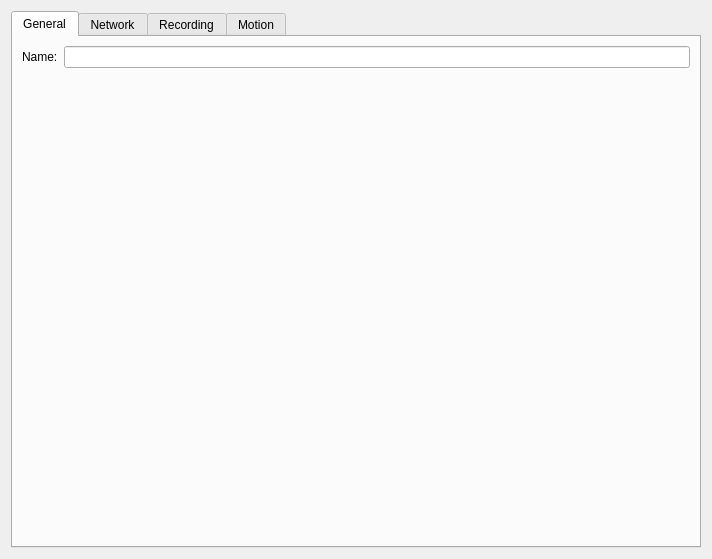
<?xml version="1.0" encoding="UTF-8"?>
<ui version="4.0">
 <class>SingleCameraSettingsWidget</class>
 <widget class="QWidget" name="SingleCameraSettingsWidget">
  <property name="geometry">
   <rect>
    <x>0</x>
    <y>0</y>
    <width>712</width>
    <height>559</height>
   </rect>
  </property>
  <property name="windowTitle">
   <string>Camera settings</string>
  </property>
  <layout class="QVBoxLayout" name="verticalLayout_8">
   <item>
    <widget class="QTabWidget" name="tabWidget">
     <property name="currentIndex">
      <number>0</number>
     </property>
     <widget class="QWidget" name="tabGeneral">
      <attribute name="title">
       <string>General</string>
      </attribute>
      <layout class="QVBoxLayout" name="verticalLayout_3">
       <item>
        <layout class="QHBoxLayout" name="horizontalLayout">
         <item>
          <widget class="QLabel" name="nameLabel">
           <property name="text">
            <string>Name:</string>
           </property>
          </widget>
         </item>
         <item>
          <widget class="QLineEdit" name="nameEdit"/>
         </item>
        </layout>
       </item>
       <item>
        <spacer name="verticalSpacer">
         <property name="orientation">
          <enum>Qt::Vertical</enum>
         </property>
         <property name="sizeHint" stdset="0">
          <size>
           <width>20</width>
           <height>40</height>
          </size>
         </property>
        </spacer>
       </item>
      </layout>
     </widget>
     <widget class="QWidget" name="tabNetwork">
      <attribute name="title">
       <string>Network</string>
      </attribute>
      <layout class="QVBoxLayout" name="verticalLayout_6">
       <item>
        <widget class="QGroupBox" name="groupBox">
         <property name="title">
          <string>Address</string>
         </property>
         <layout class="QVBoxLayout" name="verticalLayout_4">
          <item>
           <layout class="QFormLayout" name="formLayout">
            <property name="fieldGrowthPolicy">
             <enum>QFormLayout::AllNonFixedFieldsGrow</enum>
            </property>
            <property name="margin">
             <number>9</number>
            </property>
            <item row="0" column="0">
             <widget class="QLabel" name="ipAddressLabel">
              <property name="text">
               <string>IP Address:</string>
              </property>
             </widget>
            </item>
            <item row="0" column="1">
             <widget class="QLineEdit" name="ipAddressEdit">
              <property name="enabled">
               <bool>true</bool>
              </property>
              <property name="frame">
               <bool>true</bool>
              </property>
              <property name="readOnly">
               <bool>true</bool>
              </property>
             </widget>
            </item>
            <item row="2" column="0">
             <widget class="QLabel" name="macAddressLabel">
              <property name="text">
               <string>MAC Address:</string>
              </property>
             </widget>
            </item>
            <item row="2" column="1">
             <widget class="QLineEdit" name="macAddressEdit">
              <property name="readOnly">
               <bool>true</bool>
              </property>
             </widget>
            </item>
            <item row="1" column="0">
             <widget class="QLabel" name="label">
              <property name="text">
               <string>Web Page:</string>
              </property>
             </widget>
            </item>
            <item row="1" column="1">
             <widget class="QLabel" name="webPageLabel">
              <property name="text">
               <string/>
              </property>
              <property name="openExternalLinks">
               <bool>false</bool>
              </property>
             </widget>
            </item>
           </layout>
          </item>
         </layout>
        </widget>
       </item>
       <item>
        <widget class="QGroupBox" name="groupBox_2">
         <property name="title">
          <string>Authentication</string>
         </property>
         <layout class="QVBoxLayout" name="verticalLayout_5">
          <item>
           <layout class="QFormLayout" name="formLayout_2">
            <property name="margin">
             <number>9</number>
            </property>
            <item row="0" column="0">
             <widget class="QLabel" name="loginLabel">
              <property name="text">
               <string>Login:</string>
              </property>
             </widget>
            </item>
            <item row="0" column="1">
             <widget class="QLineEdit" name="loginEdit"/>
            </item>
            <item row="1" column="0">
             <widget class="QLabel" name="passwordLabel">
              <property name="text">
               <string>Password:</string>
              </property>
             </widget>
            </item>
            <item row="1" column="1">
             <widget class="QLineEdit" name="passwordEdit">
              <property name="echoMode">
               <enum>QLineEdit::PasswordEchoOnEdit</enum>
              </property>
             </widget>
            </item>
           </layout>
          </item>
         </layout>
        </widget>
       </item>
       <item>
        <spacer name="verticalSpacer_2">
         <property name="orientation">
          <enum>Qt::Vertical</enum>
         </property>
         <property name="sizeHint" stdset="0">
          <size>
           <width>20</width>
           <height>40</height>
          </size>
         </property>
        </spacer>
       </item>
      </layout>
     </widget>
     <widget class="QWidget" name="tabRecording">
      <attribute name="title">
       <string>Recording</string>
      </attribute>
      <layout class="QVBoxLayout" name="verticalLayout">
       <item>
        <widget class="QnCameraScheduleWidget" name="cameraScheduleWidget" native="true"/>
       </item>
      </layout>
     </widget>
     <widget class="QWidget" name="tabMotion">
      <attribute name="title">
       <string>Motion</string>
      </attribute>
      <layout class="QVBoxLayout" name="verticalLayout_7" stretch="0,1,0">
       <item>
        <widget class="QLabel" name="motionEnableLabel">
         <property name="font">
          <font>
           <pointsize>14</pointsize>
          </font>
         </property>
         <property name="text">
          <string>Motion is not available for this camera</string>
         </property>
         <property name="alignment">
          <set>Qt::AlignCenter</set>
         </property>
        </widget>
       </item>
       <item>
        <widget class="QWidget" name="motionWidget" native="true"/>
       </item>
       <item>
        <widget class="QGroupBox" name="groupBoxSettings">
         <property name="sizePolicy">
          <sizepolicy hsizetype="Preferred" vsizetype="Minimum">
           <horstretch>0</horstretch>
           <verstretch>0</verstretch>
          </sizepolicy>
         </property>
         <property name="title">
          <string>Motion settings</string>
         </property>
         <layout class="QVBoxLayout" name="verticalLayout_2" stretch="0">
          <item>
           <layout class="QGridLayout" name="gridLayout">
            <item row="5" column="3">
             <spacer name="horizontalSpacer">
              <property name="orientation">
               <enum>Qt::Horizontal</enum>
              </property>
              <property name="sizeHint" stdset="0">
               <size>
                <width>40</width>
                <height>20</height>
               </size>
              </property>
             </spacer>
            </item>
            <item row="3" column="0">
             <widget class="QLabel" name="sensetivityLabel">
              <property name="text">
               <string>Sensitivity:</string>
              </property>
              <property name="alignment">
               <set>Qt::AlignRight|Qt::AlignTrailing|Qt::AlignVCenter</set>
              </property>
             </widget>
            </item>
            <item row="3" column="1">
             <widget class="QComboBox" name="comboBoxSensetivity">
              <item>
               <property name="text">
                <string>0 (motion mask)</string>
               </property>
              </item>
              <item>
               <property name="text">
                <string>1</string>
               </property>
              </item>
              <item>
               <property name="text">
                <string>2</string>
               </property>
              </item>
              <item>
               <property name="text">
                <string>3</string>
               </property>
              </item>
              <item>
               <property name="text">
                <string>4</string>
               </property>
              </item>
              <item>
               <property name="text">
                <string>5</string>
               </property>
              </item>
              <item>
               <property name="text">
                <string>6</string>
               </property>
              </item>
              <item>
               <property name="text">
                <string>7</string>
               </property>
              </item>
              <item>
               <property name="text">
                <string>8</string>
               </property>
              </item>
              <item>
               <property name="text">
                <string>9 (maximum motion sensetivity)</string>
               </property>
              </item>
             </widget>
            </item>
            <item row="5" column="0">
             <widget class="QLabel" name="motionWebPageLabel">
              <property name="sizePolicy">
               <sizepolicy hsizetype="Preferred" vsizetype="Minimum">
                <horstretch>0</horstretch>
                <verstretch>0</verstretch>
               </sizepolicy>
              </property>
              <property name="text">
               <string>       Camera's motion web page:</string>
              </property>
              <property name="openExternalLinks">
               <bool>false</bool>
              </property>
             </widget>
            </item>
            <item row="5" column="1">
             <widget class="QLabel" name="motionWEBPageLink">
              <property name="sizePolicy">
               <sizepolicy hsizetype="Preferred" vsizetype="Minimum">
                <horstretch>0</horstretch>
                <verstretch>0</verstretch>
               </sizepolicy>
              </property>
              <property name="text">
               <string>motionWEBPage</string>
              </property>
             </widget>
            </item>
            <item row="1" column="0">
             <widget class="QRadioButton" name="cameraMotionButton">
              <property name="text">
               <string>Camera motion</string>
              </property>
              <property name="checked">
               <bool>true</bool>
              </property>
             </widget>
            </item>
            <item row="1" column="1">
             <widget class="QRadioButton" name="softwareMotionButton">
              <property name="text">
               <string>Software motion</string>
              </property>
              <property name="checked">
               <bool>false</bool>
              </property>
             </widget>
            </item>
            <item row="1" column="3">
             <widget class="QPushButton" name="clearAllButton">
              <property name="text">
               <string>Reset motion regions</string>
              </property>
             </widget>
            </item>
            <item row="1" column="2">
             <spacer name="horizontalSpacer_2">
              <property name="orientation">
               <enum>Qt::Horizontal</enum>
              </property>
              <property name="sizeHint" stdset="0">
               <size>
                <width>40</width>
                <height>20</height>
               </size>
              </property>
             </spacer>
            </item>
           </layout>
          </item>
         </layout>
        </widget>
       </item>
      </layout>
     </widget>
    </widget>
   </item>
  </layout>
 </widget>
 <customwidgets>
  <customwidget>
   <class>QnCameraScheduleWidget</class>
   <extends>QWidget</extends>
   <header>ui/device_settings/camera_schedule_widget.h</header>
   <container>1</container>
  </customwidget>
 </customwidgets>
 <resources/>
 <connections/>
 <slots>
  <slot>buttonClicked(QAbstractButton*)</slot>
 </slots>
</ui>
